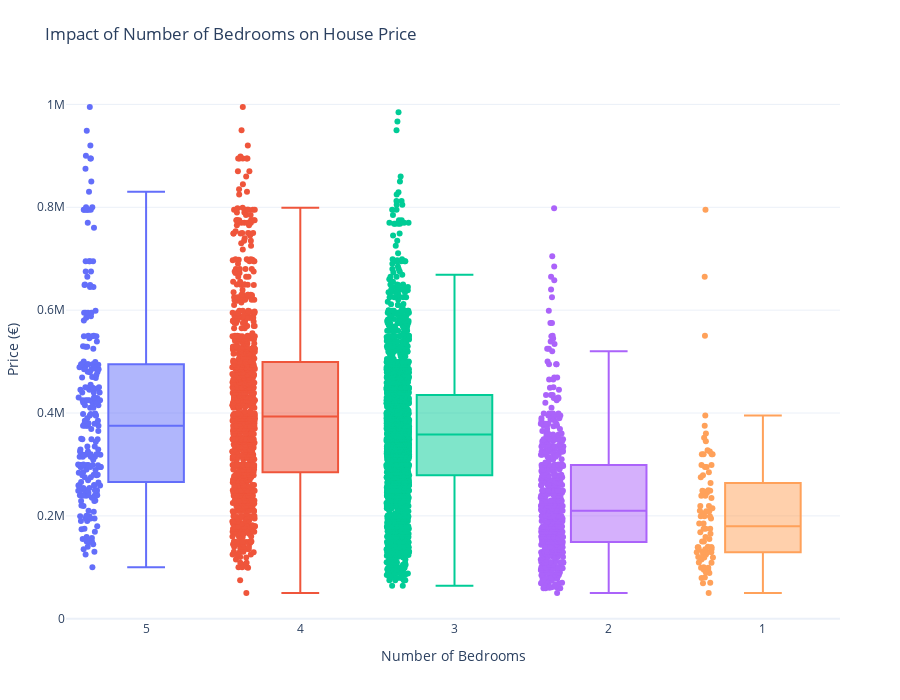

Here is the notebook cell this chart was saved with:
### Markdown cell above
##impact of number of bedrooms on house price.

### Code cell
import plotly.express as px
import plotly.io as pio

# VS Code renderer (browser yerine)
pio.renderers.default = "vscode"

# Remove rows with missing Price or Number of Bedrooms
bedroom_df = df8.dropna(subset=["Price", "Number of bedrooms"])

# Convert Number of bedrooms to string for discrete coloring
bedroom_df["Number of bedrooms"] = bedroom_df["Number of bedrooms"].astype(int).astype(str)

# Calculate mean price per number of bedrooms for ordering
bedroom_order = (
    bedroom_df.groupby("Number of bedrooms")["Price"]
    .mean()
    .sort_values(ascending=False)
    .index.tolist()
)

# Box plot: Price distribution by Number of Bedrooms (sorted descending)
fig = px.box(
    bedroom_df,
    x="Number of bedrooms",
    y="Price",
    color="Number of bedrooms",
    title="Impact of Number of Bedrooms on House Price",
    labels={"Number of bedrooms": "Number of Bedrooms", "Price": "Price (€)"},
    points="all",
    category_orders={"Number of bedrooms": bedroom_order}
)

# Customize layout
fig.update_layout(
    xaxis=dict(type="category"),
    yaxis=dict(title="Price (€)"),
    showlegend=False,
    template="plotly_white",
    height=700,
    margin=dict(l=60, r=60, t=80, b=80)
)

# Show inside VS Code
fig.show(renderer="vscode")

### Figure 1 — Plotly figure (JSON) as saved in the notebook; plotly's stock layout.template omitted (floating-point values rounded to 4 significant figures; data arrays with more than 128 entries replaced by an {"elided": "..."} marker saying what was removed)
{"data": [{"alignmentgroup": "True", "boxpoints": "all", "hovertemplate": "Number of Bedrooms=%{x}<br>Price (€)=%{y}<extra></extra>", "legendgroup": "5", "marker": {"color": "#636efa"}, "name": "5", "notched": false, "offsetgroup": "5", "orientation": "v", "showlegend": true, "type": "box", "x": {"elided": "229 str values"}, "x0": " ", "xaxis": "x", "y": {"elided": "229 float values"}, "y0": " ", "yaxis": "y"}, {"alignmentgroup": "True", "boxpoints": "all", "hovertemplate": "Number of Bedrooms=%{x}<br>Price (€)=%{y}<extra></extra>", "legendgroup": "4", "marker": {"color": "#EF553B"}, "name": "4", "notched": false, "offsetgroup": "4", "orientation": "v", "showlegend": true, "type": "box", "x": {"elided": "998 str values"}, "x0": " ", "xaxis": "x", "y": {"elided": "998 float values"}, "y0": " ", "yaxis": "y"}, {"alignmentgroup": "True", "boxpoints": "all", "hovertemplate": "Number of Bedrooms=%{x}<br>Price (€)=%{y}<extra></extra>", "legendgroup": "3", "marker": {"color": "#00cc96"}, "name": "3", "notched": false, "offsetgroup": "3", "orientation": "v", "showlegend": true, "type": "box", "x": {"elided": "2325 str values"}, "x0": " ", "xaxis": "x", "y": {"elided": "2325 float values"}, "y0": " ", "yaxis": "y"}, {"alignmentgroup": "True", "boxpoints": "all", "hovertemplate": "Number of Bedrooms=%{x}<br>Price (€)=%{y}<extra></extra>", "legendgroup": "2", "marker": {"color": "#ab63fa"}, "name": "2", "notched": false, "offsetgroup": "2", "orientation": "v", "showlegend": true, "type": "box", "x": {"elided": "602 str values"}, "x0": " ", "xaxis": "x", "y": {"elided": "602 float values"}, "y0": " ", "yaxis": "y"}, {"alignmentgroup": "True", "boxpoints": "all", "hovertemplate": "Number of Bedrooms=%{x}<br>Price (€)=%{y}<extra></extra>", "legendgroup": "1", "marker": {"color": "#FFA15A"}, "name": "1", "notched": false, "offsetgroup": "1", "orientation": "v", "showlegend": true, "type": "box", "x": ["1", "1", "1", "1", "1", "1", "1", "1", "1", "1", "1", "1", "1", "1", "1", "1", "1", "1", "1", "1", "1", "1", "1", "1", "1", "1", "1", "1", "1", "1", "1", "1", "1", "1", "1", "1", "1", "1", "1", "1", "1", "1", "1", "1", "1", "1", "1", "1", "1", "1", "1", "1", "1", "1", "1", "1", "1", "1", "1", "1", "1", "1", "1", "1", "1", "1", "1", "1", "1", "1", "1", "1", "1", "1", "1", "1", "1", "1", "1", "1", "1", "1", "1", "1", "1", "1"], "x0": " ", "xaxis": "x", "y": [125000.0, 247500.0, 80000.0, 250000.0, 70000.0, 295000.0, 299000.0, 795000.0, 89000.0, 175000.0, 175000.0, 239000.0, 99000.0, 95000.0, 140000.0, 345000.0, 325000.0, 375000.0, 275000.0, 109500.0, 120000.0, 115000.0, 125000.0, 352000.0, 295000.0, 139000.0, 234600.0, 168000.0, 99000.0, 135000.0, 129000.0, 263700.0, 245000.0, 90000.0, 210000.0, 185000.0, 665000.0, 199000.0, 550000.0, 119000.0, 320000.0, 185000.0, 209000.0, 155000.0, 119000.0, 320000.0, 239000.0, 205000.0, 69000.0, 150000.0, 175000.0, 50000.0, 299000.0, 285000.0, 209000.0, 199000.0, 135000.0, 129000.0, 129000.0, 139000.0, 135000.0, 249000.0, 109000.0, 100000.0, 320000.0, 150000.0, 327500.0, 395000.0, 219000.0, 139000.0, 195000.0, 279000.0, 129000.0, 165000.0, 215000.0, 129000.0, 130000.0, 79000.0, 95000.0, 249000.0, 139000.0, 360000.0, 159000.0, 199000.0, 219000.0, 320000.0], "y0": " ", "yaxis": "y"}], "layout": {"boxmode": "overlay", "height": 700, "legend": {"title": {"text": "Number of Bedrooms"}, "tracegroupgap": 0}, "margin": {"b": 80, "l": 60, "r": 60, "t": 80}, "showlegend": false, "title": {"text": "Impact of Number of Bedrooms on House Price"}, "xaxis": {"anchor": "y", "categoryarray": ["5", "4", "3", "2", "1"], "categoryorder": "array", "domain": [0, 1], "title": {"text": "Number of Bedrooms"}, "type": "category"}, "yaxis": {"anchor": "x", "domain": [0, 1], "title": {"text": "Price (€)"}}}}
